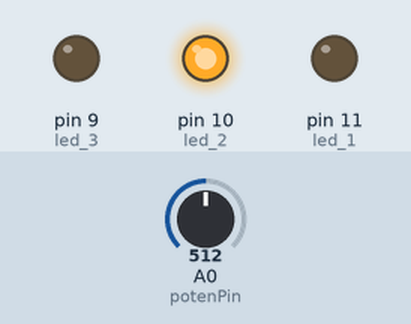
Simulated run of this sketch. Board: Arduino Uno, built with avr-gcc and run on an emulated ATmega328P. Parts: output pins drawn as LEDs (lit = HIGH). The inputs (shaded band) are chosen by the test bench; at power-on: A0 (potenPin) = 512. What the sketch prints to the serial monitor is not drawn.

Above: at 1.2 s.
1.3 s: A0 (potenPin) set to 530
At 1.6 s:
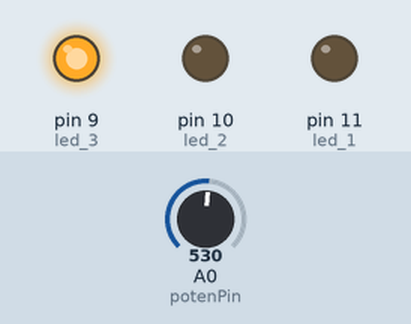
2.8 s: A0 (potenPin) set to 306
At 4.0 s:
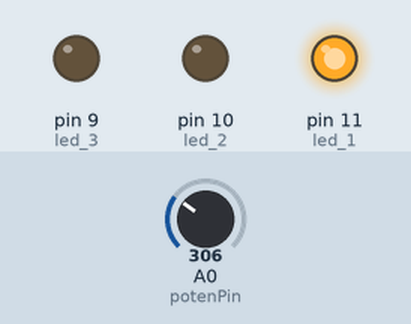
5.8 s: A0 (potenPin) set to 327
7.3 s: A0 (potenPin) set to 351
At 8.5 s:
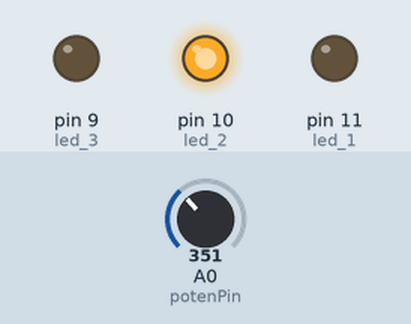
8.8 s: A0 (potenPin) set to 122
At 9.7 s:
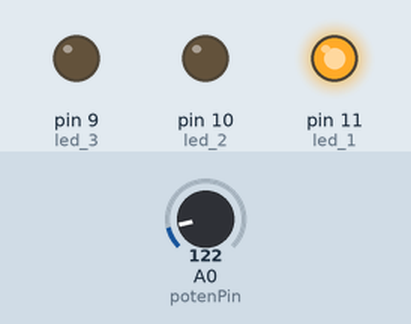
Timing chart, 0 to 11.3 s (numbered marks = the images above; inputs shaded):
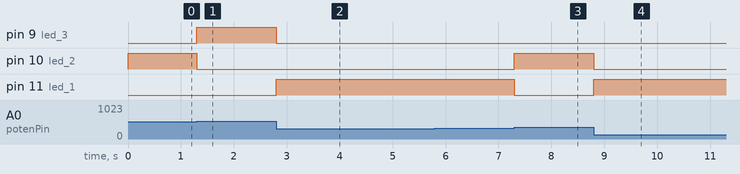

The sketch:

three_led_with_a_potentiometer.ino
```cpp
//wifi module
#include <SoftwareSerial.h>
#define baudRate 115200
#define DEBUG true

// RX | TX
SoftwareSerial ESPserial(7, 8);

//leds
#define led_1 11
#define led_2 10
#define led_3 9

//potentiometer
#define potenPin A0

int ledItems = 3;

//setting up leds as output
void setup() {
  //communication with the host computer
  Serial.begin(baudRate);

  //start the software serial for communication with the esp8266
  ESPserial.begin(baudRate);

  Serial.println("");
  Serial.println("Remember to set Both NL & CR in the serial monitor.");
  Serial.println("Ready");
  Serial.println("");

  //MAIN SETUP
  //output for leds
  pinMode(led_1, OUTPUT);
  pinMode(led_2, OUTPUT);
  pinMode(led_3, OUTPUT);
}

void loop() {
  // listen for communication from the ESP8266 and then write it to the serial monitor
  if (ESPserial.available()) {
    Serial.write(ESPserial.read());
  }

  // listen for user input and send it to the ESP8266
  if (Serial.available()) {
    ESPserial.write(Serial.read());
  }

  int potenValue = analogRead(potenPin);

  if (potenValue <= 1024 / 3) {
    digitalWrite(led_1, HIGH);
    digitalWrite(led_2, LOW);
    digitalWrite(led_3, LOW);
  } else if (potenValue <= 1024 / 2 && potenValue > 1024 / 3) {
    digitalWrite(led_1, LOW);
    digitalWrite(led_2, HIGH);
    digitalWrite(led_3, LOW);
  } else {
    digitalWrite(led_1, LOW);
    digitalWrite(led_2, LOW);
    digitalWrite(led_3, HIGH);
  }
}
```

Measured:
- the behaviour switches between 512 and 513 on A0 (potenPin) (found by bisection; images 0 and 1)
- the behaviour switches between 341 and 342 on A0 (potenPin) (found by bisection; images 2 and 3)
- after the input at 1.3 s, pin 9 (led_3): LOW → HIGH at once; pin 10 (led_2): HIGH → LOW at once
- after the input at 2.8 s, pin 9 (led_3): HIGH → LOW at once; pin 11 (led_1): LOW → HIGH at once
- after the input at 5.8 s, every drawn part: stays the same
- after the input at 7.3 s, pin 10 (led_2): LOW → HIGH at once; pin 11 (led_1): HIGH → LOW at once
- after the input at 8.8 s, pin 10 (led_2): HIGH → LOW at once; pin 11 (led_1): LOW → HIGH at once
